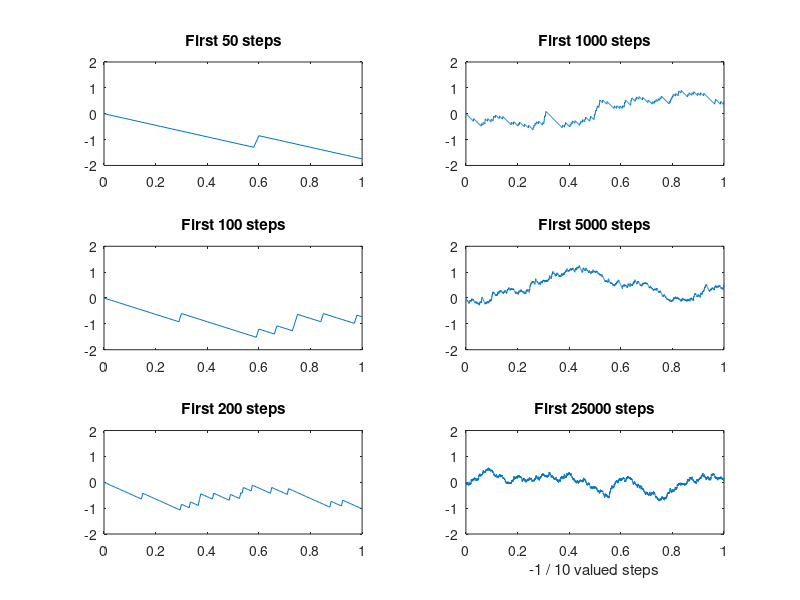

Write MATLAB code to recreate this figure.
% scaled_general_walks.m shows rescaled walks with varying numbers of steps
% The walks need not be symmetric +1/-1 walks

clf;                          % clear the figure

M = [50 1000 100 5000 200 25000]; % number of steps to take in the six windows

N = max(M);                     % the largest number of steps  
t = (0:1:N)';                   % t is the column vector [0 1 2 3 ... N]


S = [0; cumsum(2*(rand(N,1)>0.5)-1)]; % +/-1 variables
S = [0; cumsum(-log(rand(N,1))-1)];    % exponential variables
S = [0; cumsum(randn(N,1))];           % normal variables
n = 10;
S = [0; cumsum((n+1)*(rand(N,1)>n/(n+1))-1)]/sqrt(n);
                                       % -1/n valued variables

for i=1:6,
  subplot(3,2,i)

  N = M(i);
  t = (0:N)';

  plot(t/N,S(1:N+1)/sqrt(N));            % plot the path
  axis([0 1 -2 2]);
  title(['First ' int2str(N) ' steps'])
end

xlabel('Normally distributed steps')
xlabel('-1 / 10 valued steps')